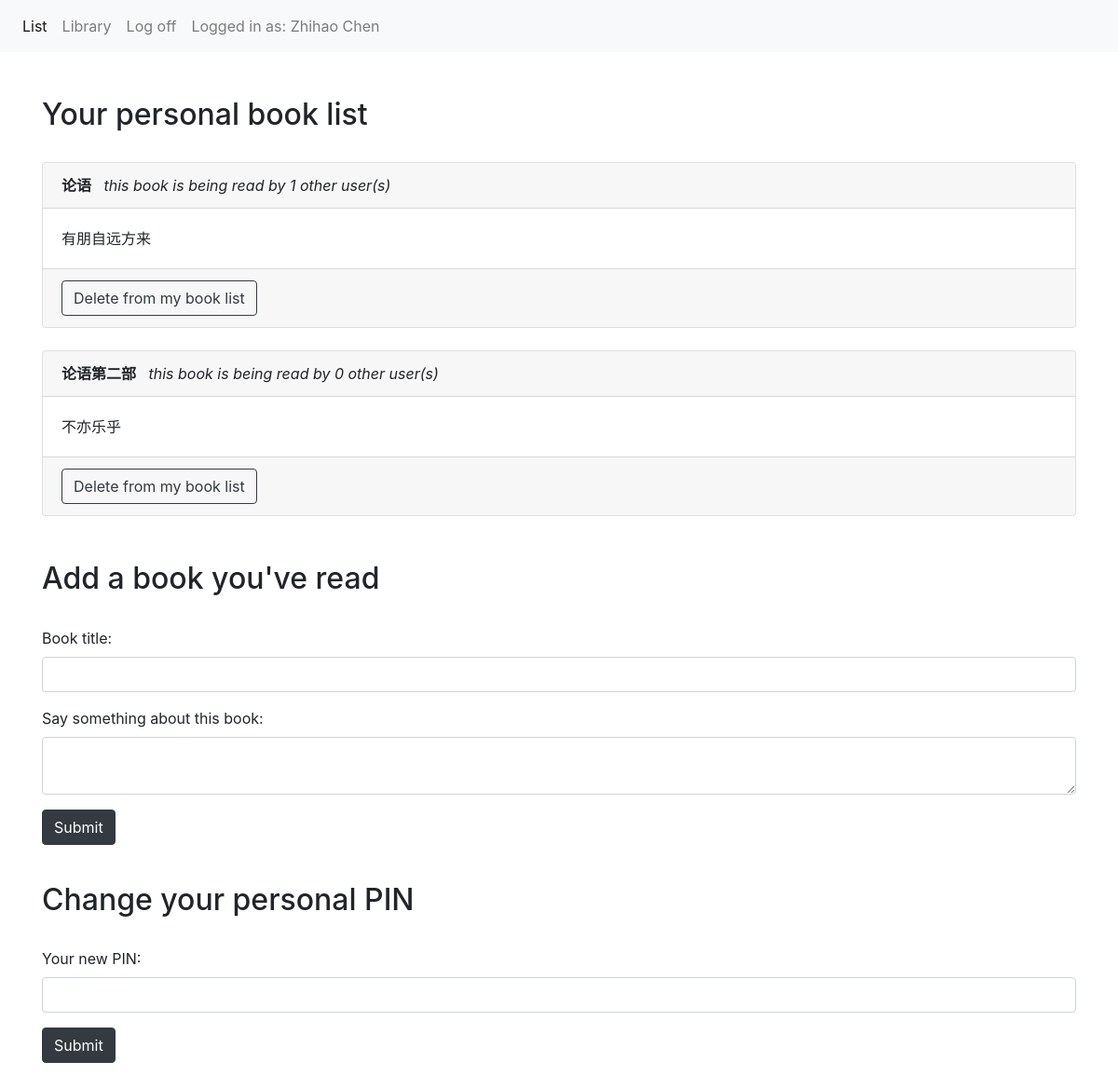
The page /list (signed in) on the database its author committed.
### app/models.py (models this page shows, shortened)
class Reader (db.Model):
    id = db.Column(db.Integer, primary_key=True) #id is not presented to the user, but is used to identify tasks at the backend
    name = db.Column(db.String(250), index=True,unique=True)
    password = db.Column(db.String(250),index=True)
    book = db.relationship('Book',secondary=readship)

class Book (db.Model):
    id = db.Column(db.Integer,primary_key=True)
    title = db.Column(db.String(250), index=True,unique=True)
    description = db.Column(db.String(5000), index=True)
    reader = db.relationship('Reader',secondary=readship)

### app/views.py (the view, shortened to what this page needs)
@app.route('/list',methods=['GET','POST'])
def list():
    book_form = BookForm()
    password_form = ReaderForm()
    if password_form.validate_on_submit():
        rdr = Reader.query.filter_by(name=session['active_user']).first()
        rdr.password = password_form.password.data
        db.session.commit()
        flash("Your password is successfully changed!")
        return redirect('/list')
    rdr = Reader.query.filter_by(name=session['active_user']).first()
    books = rdr.book
    return render_template('list.html',title="Personal book list",books=books,book_form=book_form,password_form=password_form)

### app/forms.py
class BookForm(Form):
    title = StringField('name', validators=[DataRequired()])
    description = TextAreaField('password', validators=[DataRequired()])

class ReaderForm(Form):
    name = StringField('name', validators=[DataRequired()])
    password = PasswordField('password', validators=[DataRequired()])

### app/templates/list.html (shortened to what this page needs)
{% extends "base.html" %}
{% block content %}
<nav class="navbar navbar-expand-sm bg-light navbar-light">
  <ul class="navbar-nav">
    <li class="nav-item">
      <a class="nav-link active" href="/list">List</a>
    </li>
    <li class="nav-item">
      <a class="nav-link" href="/library">Library</a>
    </li>
    <li class="nav-item">
      <a class="nav-link" href="/logout">Log off</a>
    </li>
    <li class="nav-item">
      <a class="nav-link">Logged in as: {{session['active_user']}}</a>
    </li>
  </ul>
</nav>
<br><br>
<div class="container">
  {% if books %}
  <h2>Your personal book list</h2><br>
  {% else %}
  <h2>Oops.. why not add some books from the library?</h2><br>
  {% endif %}
{% for book in books %}
  <div class="card">
    <div class="card-header"><b>{{book.title}}</b>    <i>   &nbsp  this book is being read by {{book.reader|length - 1}} other user(s)</i></div>
    <div class="card-body">{{book.description}}</div>
    <div class="card-footer">
      <a href="/unfinish/{{book.id}}" class="btn btn-outline-dark" role="button">Delete from my book list</a>
    </div>
  </div><br>
{% endfor %}
<br><h2>Add a book you've read</h2><br>
<form action="" method="post" name="create">
  <div class="form-group">
    <label for="title">Book title:</label><br>
    {{ book_form.title(class="form-control")}}
  </div>
  <div class="form-group">
    <label for="pwd">Say something about this book:</label><br>
    {{ book_form.description(class="form-control")}}
  </div>
  <p><input type="submit" class="btn btn-dark" value="Submit"></p>
</form>
</div>
<div class="container">
<br><h2>Change your personal PIN</h2><br>
<form action="" method="post" name="create">
  <div class="form-group">
    <label for="pwd">Your new PIN:</label><br>
    {{ password_form.password(class="form-control")}}
  </div>
  <p><input type="submit" class="btn btn-dark" value="Submit"></p>
</form>
<br><br><br><br>
</div>
{% endblock %}

### rows shown on the page
Reader: active_user "Zhihao Chen"
Book: title "论语", reader|length "1", description "有朋自远方来"
Book: title "论语第二部", reader|length "0", description "不亦乐乎"
